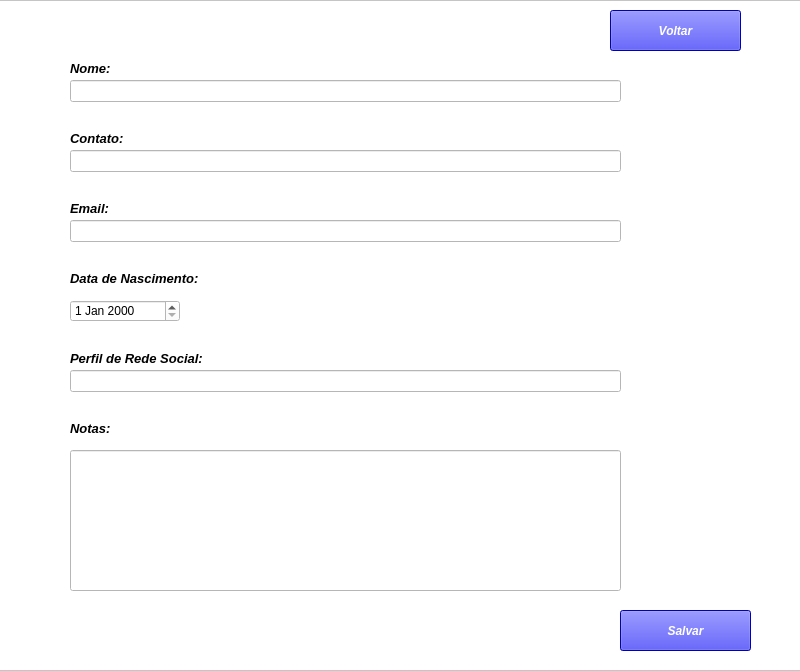
<?xml version="1.0" encoding="UTF-8"?>
<ui version="4.0">
<class>tela_add_contato</class>
<widget class="QMainWindow" name="tela_add_contato">
<property name="geometry">
<rect>
<x>0</x>
<y>0</y>
<width>800</width>
<height>671</height>
</rect>
</property>
<property name="windowTitle">
<string>MainWindow</string>
</property>
<widget class="QWidget" name="centralwidget">
<widget class="QFrame" name="frame">
<property name="geometry">
<rect>
<x>-10</x>
<y>0</y>
<width>811</width>
<height>671</height>
</rect>
</property>
<property name="styleSheet">
<string notr="true">background-color: rgb(255, 255, 255);</string>
</property>
<property name="frameShape">
<enum>QFrame::Shape::StyledPanel</enum>
</property>
<property name="frameShadow">
<enum>QFrame::Shadow::Raised</enum>
</property>
<widget class="QLabel" name="txt_nome">
<property name="geometry">
<rect>
<x>80</x>
<y>60</y>
<width>121</width>
<height>16</height>
</rect>
</property>
<property name="font">
<font>
<pointsize>10</pointsize>
<italic>true</italic>
<bold>true</bold>
</font>
</property>
<property name="text">
<string>Nome:</string>
</property>
</widget>
<widget class="QLineEdit" name="line_nome">
<property name="geometry">
<rect>
<x>80</x>
<y>80</y>
<width>551</width>
<height>22</height>
</rect>
</property>
</widget>
<widget class="QLabel" name="txt_contato">
<property name="geometry">
<rect>
<x>80</x>
<y>130</y>
<width>121</width>
<height>16</height>
</rect>
</property>
<property name="font">
<font>
<pointsize>10</pointsize>
<italic>true</italic>
<bold>true</bold>
</font>
</property>
<property name="text">
<string>Contato:</string>
</property>
</widget>
<widget class="QLineEdit" name="line_contato">
<property name="geometry">
<rect>
<x>80</x>
<y>150</y>
<width>551</width>
<height>22</height>
</rect>
</property>
</widget>
<widget class="QLabel" name="txt_email">
<property name="geometry">
<rect>
<x>80</x>
<y>200</y>
<width>121</width>
<height>16</height>
</rect>
</property>
<property name="font">
<font>
<pointsize>10</pointsize>
<italic>true</italic>
<bold>true</bold>
</font>
</property>
<property name="text">
<string>Email:</string>
</property>
</widget>
<widget class="QLineEdit" name="line_email">
<property name="geometry">
<rect>
<x>80</x>
<y>220</y>
<width>551</width>
<height>22</height>
</rect>
</property>
</widget>
<widget class="QLabel" name="txt_data_nascimento">
<property name="geometry">
<rect>
<x>80</x>
<y>270</y>
<width>141</width>
<height>16</height>
</rect>
</property>
<property name="font">
<font>
<pointsize>10</pointsize>
<italic>true</italic>
<bold>true</bold>
</font>
</property>
<property name="text">
<string>Data de Nascimento:</string>
</property>
</widget>
<widget class="QDateEdit" name="dateEdit_Data_nascimento">
<property name="geometry">
<rect>
<x>80</x>
<y>300</y>
<width>110</width>
<height>22</height>
</rect>
</property>
</widget>
<widget class="QLabel" name="txt_perfil_rede_social">
<property name="geometry">
<rect>
<x>80</x>
<y>350</y>
<width>141</width>
<height>16</height>
</rect>
</property>
<property name="font">
<font>
<pointsize>10</pointsize>
<italic>true</italic>
<bold>true</bold>
</font>
</property>
<property name="text">
<string>Perfil de Rede Social:</string>
</property>
</widget>
<widget class="QLineEdit" name="line_perfil_rede_social">
<property name="geometry">
<rect>
<x>80</x>
<y>370</y>
<width>551</width>
<height>22</height>
</rect>
</property>
</widget>
<widget class="QLabel" name="txt_notas">
<property name="geometry">
<rect>
<x>80</x>
<y>420</y>
<width>141</width>
<height>16</height>
</rect>
</property>
<property name="font">
<font>
<pointsize>10</pointsize>
<italic>true</italic>
<bold>true</bold>
</font>
</property>
<property name="text">
<string>Notas:</string>
</property>
</widget>
<widget class="QLineEdit" name="line_notas">
<property name="geometry">
<rect>
<x>80</x>
<y>450</y>
<width>551</width>
<height>141</height>
</rect>
</property>
</widget>
<widget class="QPushButton" name="pushButton_Entrar">
<property name="geometry">
<rect>
<x>630</x>
<y>610</y>
<width>131</width>
<height>41</height>
</rect>
</property>
<property name="font">
<font>
<italic>true</italic>
<bold>true</bold>
</font>
</property>
<property name="styleSheet">
<string notr="true">color: rgb(255, 255, 255);

background-color: rgb(0, 0, 255);</string>
</property>
<property name="text">
<string>Salvar</string>
</property>
</widget>
<widget class="QPushButton" name="pushButton_Entrar_2">
<property name="geometry">
<rect>
<x>620</x>
<y>10</y>
<width>131</width>
<height>41</height>
</rect>
</property>
<property name="font">
<font>
<italic>true</italic>
<bold>true</bold>
</font>
</property>
<property name="styleSheet">
<string notr="true">color: rgb(255, 255, 255);

background-color: rgb(0, 0, 255);</string>
</property>
<property name="text">
<string>Voltar</string>
</property>
</widget>
</widget>
</widget>
</widget>
<resources/>
<connections/>
</ui>
 
